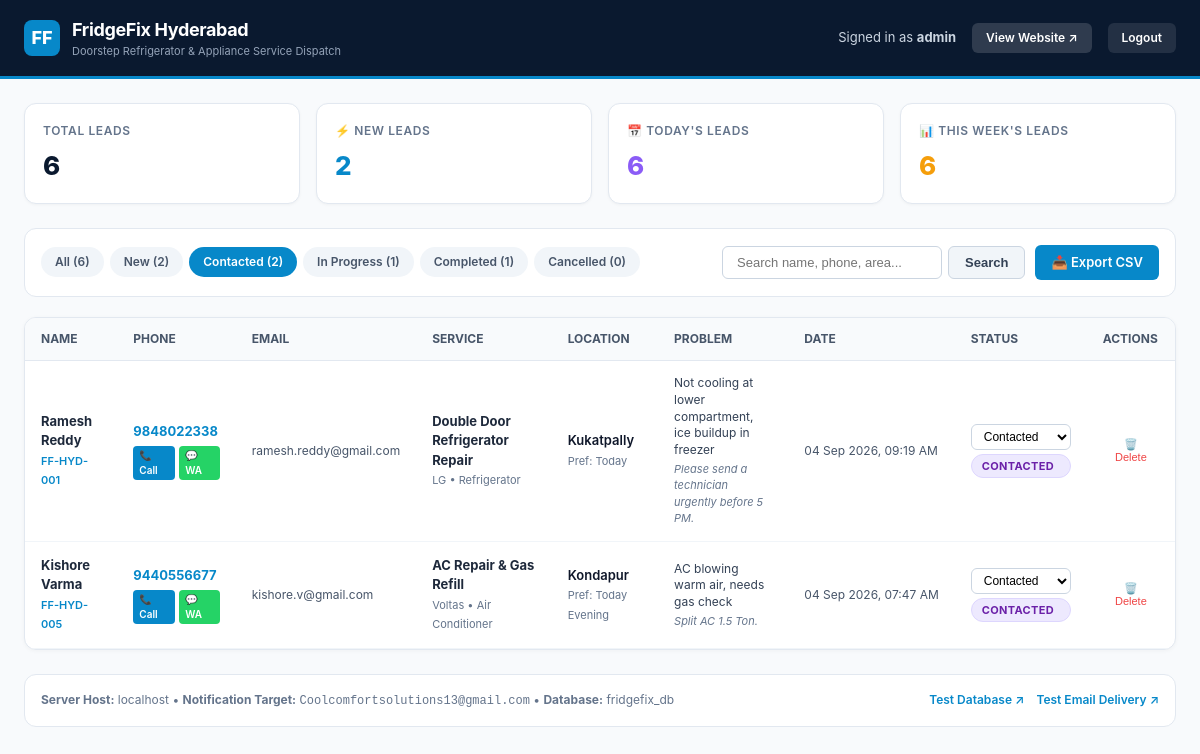
Screenshot of /admin/index.php?status=Contacted (signed in) with the database file from the repository.
### tables this page shows
CREATE TABLE IF NOT EXISTS `leads` (
  `id` varchar(64) NOT NULL,
  `name` varchar(150) NOT NULL,
  `phone` varchar(30) NOT NULL,
  `email` varchar(150) DEFAULT NULL,
  `service` varchar(150) NOT NULL,
  `appliance` varchar(100) DEFAULT 'Refrigerator',
  `brand` varchar(100) DEFAULT NULL,
  `problem` text DEFAULT NULL,
  `location` varchar(150) NOT NULL,
  `preferred_date` varchar(100) DEFAULT NULL,
  `message` text DEFAULT NULL,
  `source_page` varchar(255) DEFAULT '/',
  `ip_address` varchar(64) DEFAULT NULL,
  `user_agent` text DEFAULT NULL,
  `status` enum('New','Contacted','In Progress','Completed','Cancelled') NOT NULL DEFAULT 'New',
  `notes` text DEFAULT NULL,
  `created_at` datetime NOT NULL DEFAULT CURRENT_TIMESTAMP,
  `updated_at` datetime NOT NULL DEFAULT CURRENT_TIMESTAMP ON UPDATE CURRENT_TIMESTAMP,
  PRIMARY KEY (`id`),
  KEY `idx_leads_status` (`status`),
  KEY `idx_leads_created_at` (`created_at`),
  KEY `idx_leads_phone` (`phone`),
  KEY `idx_leads_location` (`location`)
);

### admin/index.php (the view, shortened to what this page needs)
<?php
$pdo = null;
try {
    $pdo = get_db_connection();
} catch (Exception $e) {
    $error = 'Database Connection Error. Please verify api/config.php credentials or run database diagnostic.';
}
$statusFilter = trim($_GET['status'] ?? 'All');
$searchQuery = trim($_GET['search'] ?? '');
$stats = [
    'total'       => 0,
    'new'         => 0,
    'today'       => 0,
    'this_week'   => 0,
    'contacted'   => 0,
    'in_progress' => 0,
    'completed'   => 0,
    'cancelled'   => 0,
];
$leads = [];
if ($pdo) {
    try {
        $statsStmt = $pdo->query('
            SELECT
                COUNT(*) as total,
                SUM(CASE WHEN status = "New" THEN 1 ELSE 0 END) as count_new,
                SUM(CASE WHEN DATE(created_at) = CURDATE() THEN 1 ELSE 0 END) as count_today,
                SUM(CASE WHEN created_at >= DATE_SUB(NOW(), INTERVAL 7 DAY) THEN 1 ELSE 0 END) as count_this_week,
                SUM(CASE WHEN status = "Contacted" THEN 1 ELSE 0 END) as count_contacted,
                SUM(CASE WHEN status = "In Progress" THEN 1 ELSE 0 END) as count_in_progress,
                SUM(CASE WHEN status = "Completed" THEN 1 ELSE 0 END) as count_completed,
                SUM(CASE WHEN status = "Cancelled" THEN 1 ELSE 0 END) as count_cancelled
            FROM leads
        ');
        $statsRow = $statsStmt->fetch();
        if ($statsRow) {
            $stats['total']       = (int)($statsRow['total'] ?? 0);
            $stats['new']         = (int)($statsRow['count_new'] ?? 0);
            $stats['today']       = (int)($statsRow['count_today'] ?? 0);
            $stats['this_week']   = (int)($statsRow['count_this_week'] ?? 0);
            $stats['contacted']   = (int)($statsRow['count_contacted'] ?? 0);
            $stats['in_progress'] = (int)($statsRow['count_in_progress'] ?? 0);
            $stats['completed']   = (int)($statsRow['count_completed'] ?? 0);
            $stats['cancelled']   = (int)($statsRow['count_cancelled'] ?? 0);
        }
        $sql = 'SELECT * FROM leads WHERE 1=1';
        $params = [];
        if ($statusFilter !== 'All') {
            $sql .= ' AND status = :status';
            $params[':status'] = $statusFilter;
        }
        $sql .= ' ORDER BY created_at DESC LIMIT 200';
        $leadsStmt = $pdo->prepare($sql);
        $leadsStmt->execute($params);
        $leads = $leadsStmt->fetchAll();
    } catch (Exception $ex) {
        $error = 'Query Error. Please check database tables.';
    }
}
?>
<!DOCTYPE html>
<html lang="en">
<head>
    <link rel="stylesheet" href="style.css">
</head>
<body>
    <header class="admin-header">
        <div class="brand">
            <div class="brand-logo">FF</div>
            <div>
                <h1>FridgeFix Hyderabad</h1>
                <p>Doorstep Refrigerator &amp; Appliance Service Dispatch</p>
            </div>
        </div>
        <div class="header-actions">
            <span class="user-badge">Signed in as <strong><?= htmlspecialchars($_SESSION['admin_username']) ?></strong></span>
            <a href="/" target="_blank" class="btn-logout" style="background: rgba(255,255,255,0.15);" title="Open Live Website">View Website ↗</a>
            <a href="logout.php" class="btn-logout">Logout</a>
        </div>
    </header>
    <div class="admin-container">
        <div class="stats-grid">
            <div class="stat-card">
                <div class="stat-title">Total Leads</div>
                <div class="stat-value"><?= $stats['total'] ?></div>
            </div>
            <div class="stat-card new">
                <div class="stat-title">⚡ New Leads</div>
                <div class="stat-value"><?= $stats['new'] ?></div>
            </div>
            <div class="stat-card contacted">
                <div class="stat-title">📅 Today's Leads</div>
                <div class="stat-value"><?= $stats['today'] ?></div>
            </div>
            <div class="stat-card in-progress">
                <div class="stat-title">📊 This Week's Leads</div>
                <div class="stat-value"><?= $stats['this_week'] ?></div>
            </div>
        </div>
        <div class="controls-bar">
            <div class="filter-tabs">
                <a href="index.php?status=All<?= !empty($searchQuery) ? '&search=' . urlencode($searchQuery) : '' ?>"
                   class="filter-tab <?= $statusFilter === 'All' ? 'active' : '' ?>">
                   All (<?= $stats['total'] ?>)
                </a>
                <a href="index.php?status=New<?= !empty($searchQuery) ? '&search=' . urlencode($searchQuery) : '' ?>"
                   class="filter-tab <?= $statusFilter === 'New' ? 'active' : '' ?>">
                   New (<?= $stats['new'] ?>)
                </a>
                <a href="index.php?status=Contacted<?= !empty($searchQuery) ? '&search=' . urlencode($searchQuery) : '' ?>"
                   class="filter-tab <?= $statusFilter === 'Contacted' ? 'active' : '' ?>">
                   Contacted (<?= $stats['contacted'] ?>)
                </a>
                <a href="index.php?status=In Progress<?= !empty($searchQuery) ? '&search=' . urlencode($searchQuery) : '' ?>"
                   class="filter-tab <?= $statusFilter === 'In Progress' ? 'active' : '' ?>">
                   In Progress (<?= $stats['in_progress'] ?>)
                </a>
                <a href="index.php?status=Completed<?= !empty($searchQuery) ? '&search=' . urlencode($searchQuery) : '' ?>"
                   class="filter-tab <?= $statusFilter === 'Completed' ? 'active' : '' ?>">
                   Completed (<?= $stats['completed'] ?>)
                </a>
                <a href="index.php?status=Cancelled<?= !empty($searchQuery) ? '&search=' . urlencode($searchQuery) : '' ?>"
                   class="filter-tab <?= $statusFilter === 'Cancelled' ? 'active' : '' ?>">
                   Cancelled (<?= $stats['cancelled'] ?>)
                </a>
            </div>
            <div class="search-export">
                <form method="GET" action="index.php" style="display:flex; gap:6px;">
                    <input type="text" name="search" class="search-input" placeholder="Search name, phone, area..." value="<?= htmlspecialchars($searchQuery) ?>">
                    <button type="submit" class="btn-action btn-secondary">Search</button>
                </form>
                <a href="export-csv.php?status=<?= urlencode($statusFilter) ?>&search=<?= urlencode($searchQuery) ?>" class="btn-action">
                    📥 Export CSV
                </a>
            </div>
        </div>
        <div class="table-card">
            <?php if (empty($leads)): ?>
                <div class="empty-state">
                    <h3>No customer leads found</h3>
                    <p style="margin-top: 6px;">
                        <?= !empty($searchQuery) ? 'No leads matched your search "' . htmlspecialchars($searchQuery) . '".' : 'No enquiries received for the selected filter.' ?>
                    </p>
                </div>
            <?php else: ?>
                <div class="table-responsive">
                    <table class="leads-table">
                        <thead>
                            <tr>
                                <th>Name</th>
                                <th>Phone</th>
                                <th>Email</th>
                                <th>Service</th>
                                <th>Location</th>
                                <th>Problem</th>
                                <th>Date</th>
                                <th>Status</th>
                                <th>Actions</th>
                            </tr>
                        </thead>
                        <tbody>
                            <?php foreach ($leads as $lead): ?>
                                <?php
                                $cleanPhone = preg_replace('/[^0-9]/', '', $lead['phone'] ?? '');
                                $createdTime = !empty($lead['created_at']) ? date('d M Y, h:i A', strtotime($lead['created_at'])) : 'N/A';
                                $badgeClass = 'badge-' . str_replace(' ', '', $lead['status'] ?? 'New');
                                ?>
                                <tr>
                                    <td>
                                        <strong><?= htmlspecialchars($lead['name']) ?></strong><br>
                                        <span style="color:#0788C9; font-size:11px; font-weight:600;"><?= htmlspecialchars($lead['id']) ?></span>
                                    </td>
                                    <td>
                                        <a href="tel:<?= $cleanPhone ?>" style="color:#0788C9; font-weight:700; text-decoration:none; font-size:13px;">
                                            <?= htmlspecialchars($lead['phone']) ?>
                                        </a>
                                        <div style="margin-top:4px; display:flex; gap:4px;">
                                            <a href="tel:<?= $cleanPhone ?>" class="btn-call" style="font-size:10px; padding:2px 6px;">📞 Call</a>
                                            <a href="https://wa.me/91<?= $cleanPhone ?>?text=Hello%20<?= urlencode($lead['name']) ?>%2C%20this%20is%20FridgeFix%20Hyderabad%20regarding%20your%20service%20booking%20(<?= urlencode($lead['id']) ?>)." target="_blank" class="btn-wa" style="font-size:10px; padding:2px 6px;">💬 WA</a>
                                        </div>
                                    </td>
                                    <td>
                                        <?php if (!empty($lead['email'])): ?>
                                            <a href="mailto:<?= htmlspecialchars($lead['email']) ?>" style="color:#475569; text-decoration:none; font-size:12px;">
                                                <?= htmlspecialchars($lead['email']) ?>
                                            </a>
                                        <?php else: ?>
                                            <span style="color:#94a3b8; font-size:12px;">—</span>
                                        <?php endif; ?>
                                    </td>
                                    <td>
                                        <strong><?= htmlspecialchars($lead['service']) ?></strong><br>
                                        <span style="font-size:11px; color:#64748b;">
                                            <?= htmlspecialchars($lead['brand'] ?? 'Any Brand') ?> • <?= htmlspecialchars($lead['appliance'] ?? 'Refrigerator') ?>
                                        </span>
                                    </td>
                                    <td>
                                        <span style="color:#0f172a; font-weight:600;"><?= htmlspecialchars($lead['location']) ?></span>
                                        <?php if (!empty($lead['preferred_date'])): ?>
                                            <br><span style="font-size:11px; color:#64748b;">Pref: <?= htmlspecialchars($lead['preferred_date']) ?></span>
                                        <?php endif; ?>
                                    </td>
                                    <td style="max-width:200px;">
                                        <div style="font-size:12px; color:#334155; line-height:1.4;">
                                            <?= htmlspecialchars($lead['problem'] ?? 'Standard Inspection') ?>
                                        </div>
                                        <?php if (!empty($lead['message'])): ?>
                                            <div style="font-size:11px; color:#64748b; margin-top:2px; font-style:italic;">
                                                <?= htmlspecialchars($lead['message']) ?>
                                            </div>
                                        <?php endif; ?>
                                    </td>
                                    <td>
                                        <span style="color:#475569; font-size:12px; white-space:nowrap;"><?= $createdTime ?></span>
                                    </td>
                                    <td>
                                        <form method="POST" action="index.php" style="display:flex; flex-direction:column; gap:4px;">
                                            <select name="status" class="status-select" onchange="this.form.submit()">
                                                <option value="Contacted" <?= $lead['status'] === 'Contacted' ? 'selected' : '' ?>>Contacted</option>
                                            </select>
                                            <span class="badge <?= $badgeClass ?>"><?= htmlspecialchars($lead['status']) ?></span>
                                        </form>
                                    </td>
                                    <td>
                                        <form method="POST" action="index.php" onsubmit="return confirm('Are you sure you want to delete lead <?= htmlspecialchars($lead['id']) ?>?');">
                                            <button type="submit" style="background:none; border:none; color:#ef4444; font-size:11px; cursor:pointer; padding:4px 6px; border-radius:4px;" title="Delete Lead">
                                                🗑️ Delete
                                            </button>
                                        </form>
                                    </td>
                                </tr>
                            <?php endforeach; ?>
                        </tbody>
                    </table>
                </div>
            <?php endif; ?>
        </div>
        <div style="margin-top:24px; padding:16px; background:#fff; border-radius:12px; border:1px solid #e2e8f0; display:flex; flex-wrap:wrap; justify-content:space-between; align-items:center; gap:12px; font-size:12px; color:#64748b;">
            <div>
                <strong>Server Host:</strong> <?= htmlspecialchars($_SERVER['HTTP_HOST'] ?? 'localhost') ?> &bull;
                <strong>Notification Target:</strong> <code><?= htmlspecialchars(LEAD_RECIPIENT_EMAIL) ?></code> &bull;
                <strong>Database:</strong> <?= htmlspecialchars(DB_NAME) ?>
            </div>
            <div style="display:flex; gap:12px;">
                <a href="/api/test-db.php" target="_blank" style="color:#0788C9; text-decoration:none; font-weight:600;">Test Database ↗</a>
                <a href="/api/test-email.php" target="_blank" style="color:#0788C9; text-decoration:none; font-weight:600;">Test Email Delivery ↗</a>
            </div>
        </div>
    </div>
</body>
</html>

### rows the page displays
leads: name "Ramesh Reddy", id "FF-HYD-001", phone "9848022338", email "ramesh.reddy@gmail.com", service "Double Door Refrigerator Repair", brand "LG", appliance "Refrigerator", location "Kukatpally", preferred_date "Today", problem "Not cooling at lower compartment, ice buildup in freezer", message "Please send a technician urgently before 5 PM.", created_at "04 Sep 2026, 09:19 AM", status "Contacted", status "CONTACTED"
leads: name "Kishore Varma", id "FF-HYD-005", phone "9440556677", email "kishore.v@gmail.com", service "AC Repair & Gas Refill", brand "Voltas", appliance "Air Conditioner", location "Kondapur", preferred_date "Today Evening", problem "AC blowing warm air, needs gas check", message "Split AC 1.5 Ton.", created_at "04 Sep 2026, 07:47 AM", status "Contacted", status "CONTACTED"

### other values shown
$_SESSION['admin_username'] "admin"
$stats['total'] "6"
$stats['new'] "2"
$stats['today'] "6"
$stats['this_week'] "6"
$stats['contacted'] "2"
$stats['in_progress'] "1"
$stats['completed'] "1"
$stats['cancelled'] "0"
$_SERVER['HTTP_HOST'] "localhost"
LEAD_RECIPIENT_EMAIL "Coolcomfortsolutions13@gmail.com"
DB_NAME "fridgefix_db"
